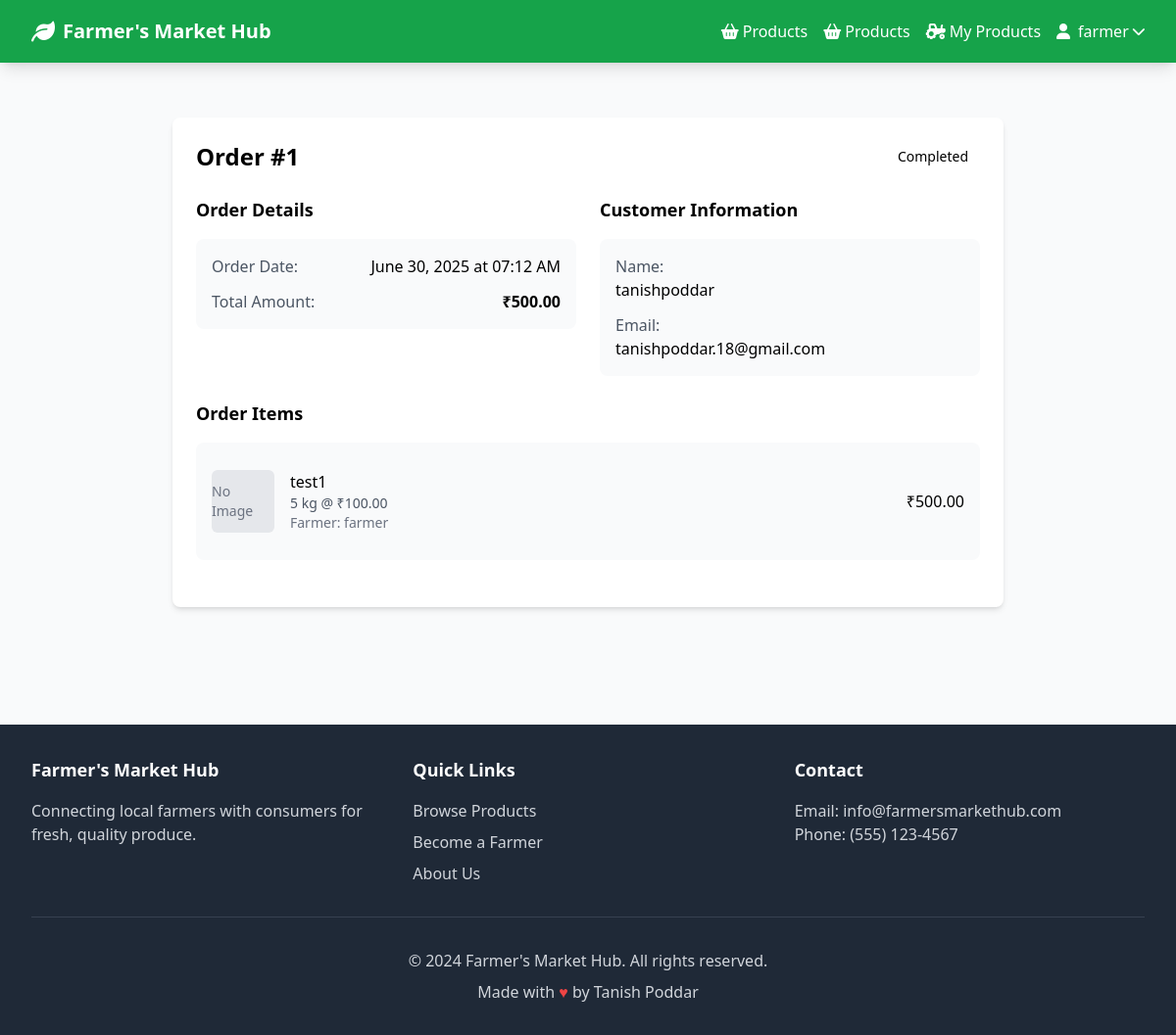
/order/1 (signed in), run on the app's committed database.
### app/models.py (models this page shows, shortened)
class User(UserMixin, db.Model):
    id = db.Column(db.Integer, primary_key=True)
    username = db.Column(db.String(80), unique=True, nullable=False)
    email = db.Column(db.String(120), unique=True, nullable=False)
    password_hash = db.Column(db.String(128))
    role = db.Column(db.Enum(UserRole), default=UserRole.BUYER)
    is_approved = db.Column(db.Boolean, default=False)
    is_blocked = db.Column(db.Boolean, default=False)
    location = db.Column(db.String(200))
    phone = db.Column(db.String(20))
    created_at = db.Column(db.DateTime, default=datetime.utcnow)
    products = db.relationship('Product', backref='farmer', lazy=True)
    orders_as_buyer = db.relationship('Order', foreign_keys='Order.buyer_id', backref='buyer', lazy=True)
    orders_as_farmer = db.relationship('Order', foreign_keys='Order.farmer_id', backref='farmer', lazy=True)
    def is_farmer(self):
        return self.role == UserRole.FARMER
    def is_admin(self):
        return self.role == UserRole.ADMIN

class Order(db.Model):
    id = db.Column(db.Integer, primary_key=True)
    buyer_id = db.Column(db.Integer, db.ForeignKey('user.id'), nullable=False)
    farmer_id = db.Column(db.Integer, db.ForeignKey('user.id'), nullable=False)
    status = db.Column(db.Enum(OrderStatus), default=OrderStatus.PENDING)
    total_price = db.Column(db.Float, default=0.0)
    delivery_type = db.Column(db.Enum(DeliveryType), default=DeliveryType.PICKUP)
    delivery_address = db.Column(db.Text)
    delivery_fee = db.Column(db.Float, default=0.0)
    notes = db.Column(db.Text)
    created_at = db.Column(db.DateTime, default=datetime.utcnow)
    updated_at = db.Column(db.DateTime, default=datetime.utcnow, onupdate=datetime.utcnow)
    items = db.relationship('OrderItem', backref='order', lazy=True, cascade='all, delete-orphan')
    @property
    def total(self):
        return sum(item.price * item.quantity for item in self.items)

class OrderItem(db.Model):
    id = db.Column(db.Integer, primary_key=True)
    order_id = db.Column(db.Integer, db.ForeignKey('order.id'), nullable=False)
    product_id = db.Column(db.Integer, db.ForeignKey('product.id'), nullable=False)
    quantity = db.Column(db.Integer, nullable=False)
    price = db.Column(db.Float, nullable=False)  # Price at time of order

class Product(db.Model):
    id = db.Column(db.Integer, primary_key=True)
    name = db.Column(db.String(100), nullable=False)
    description = db.Column(db.Text)
    price = db.Column(db.Float, nullable=False)
    quantity = db.Column(db.Integer, default=0)
    unit = db.Column(db.String(20), default='piece')
    organic = db.Column(db.Boolean, default=False)
    image = db.Column(db.String(200))
    available = db.Column(db.Boolean, default=True)
    pickup_available = db.Column(db.Boolean, default=True)
    delivery_available = db.Column(db.Boolean, default=False)
    delivery_fee = db.Column(db.Float, default=0.0)
    category = db.Column(db.String(50))
    farmer_id = db.Column(db.Integer, db.ForeignKey('user.id'), nullable=False)
    created_at = db.Column(db.DateTime, default=datetime.utcnow)
    updated_at = db.Column(db.DateTime, default=datetime.utcnow, onupdate=datetime.utcnow)
    order_items = db.relationship('OrderItem', backref='product', lazy=True)

### app/routes/orders.py (the view)
@orders_bp.route('/order/<int:order_id>')
@login_required
def order_detail(order_id):
    order = Order.query.get_or_404(order_id)
    if current_user.role == UserRole.BUYER and order.buyer_id != current_user.id:
        flash('Access denied.', 'error')
        return redirect(url_for('orders.my_orders'))
    if current_user.role == UserRole.FARMER and order.farmer_id != current_user.id:
        flash('Access denied.', 'error')
        return redirect(url_for('orders.my_orders'))
    return render_template('orders/order_detail.html', order=order)

### app/models.py (called while the page is built)
@login_manager.user_loader
def load_user(user_id):
    return User.query.get(int(user_id))

### app/templates/orders/order_detail.html (shortened to what this page needs)
{% extends 'base.html' %}
{% block content %}
<div class="max-w-4xl mx-auto p-6">
    <div class="bg-white rounded-lg shadow-md p-6">
        <div class="flex justify-between items-center mb-6">
            <h1 class="text-2xl font-bold">Order #{{ order.id }}</h1>
            <span id="order-status" class="px-3 py-1 rounded-full text-sm font-medium
                ">
                {{ order.status.value.title() }}
            </span>
        </div>
        <div class="grid grid-cols-1 md:grid-cols-2 gap-6">
            <div>
                <h2 class="text-lg font-semibold mb-4">Order Details</h2>
                <div class="bg-gray-50 rounded-lg p-4 space-y-3">
                    <div class="flex justify-between">
                        <span class="text-gray-600">Order Date:</span>
                        <span>{{ order.created_at.strftime('%B %d, %Y at %I:%M %p') }}</span>
                    </div>
                    <div class="flex justify-between">
                        <span class="text-gray-600">Total Amount:</span>
                        <span class="font-semibold">₹{{ "%.2f"|format(order.total) }}</span>
                    </div>
                </div>
            </div>
            <div>
                <h2 class="text-lg font-semibold mb-4">Customer Information</h2>
                <div class="bg-gray-50 rounded-lg p-4 space-y-3">
                    <div>
                        <span class="text-gray-600">Name:</span>
                        <p>{{ order.buyer.username }}</p>
                    </div>
                    <div>
                        <span class="text-gray-600">Email:</span>
                        <p>{{ order.buyer.email }}</p>
                    </div>
                </div>
            </div>
        </div>
        <div class="mt-6">
            <h2 class="text-lg font-semibold mb-4">Order Items</h2>
            <div class="bg-gray-50 rounded-lg p-4">
                {% for item in order.items %}
                <div class="flex items-center justify-between py-3 border-b border-gray-200 last:border-b-0">
                    <div class="flex items-center space-x-4">
                        {% if item.product.image %}
                        <img src="{{ url_for('static', filename='uploads/' + item.product.image) }}" alt="{{ item.product.name }}" class="w-16 h-16 object-cover rounded-md">
                        {% else %}
                        <div class="w-16 h-16 bg-gray-200 rounded-md flex items-center justify-center">
                            <span class="text-gray-500 text-sm">No Image</span>
                        </div>
                        {% endif %}
                        <div>
                            <h3 class="font-medium">{{ item.product.name }}</h3>
                            <p class="text-sm text-gray-600">{{ item.quantity }} {{ item.product.unit }} @ ₹{{ "%.2f"|format(item.product.price) }}</p>
                            <p class="text-sm text-gray-500">Farmer: {{ item.product.farmer.username }}</p>
                        </div>
                    </div>
                    <div class="text-right">
                        <p class="font-medium">₹{{ "%.2f"|format(item.quantity * item.product.price) }}</p>
                    </div>
                </div>
                {% endfor %}
            </div>
        </div>
    </div>
</div>
{% endblock %}

### app/templates/base.html (shortened to what this page needs)
<!DOCTYPE html>
<html lang="en">
<head>
    <script src="https://cdn.tailwindcss.com"></script>
    <link rel="stylesheet" href="https://cdnjs.cloudflare.com/ajax/libs/font-awesome/6.0.0/css/all.min.css">
</head>
<body class="bg-gray-50 min-h-screen">
    <nav class="bg-green-600 text-white shadow-lg">
        <div class="max-w-7xl mx-auto px-4 sm:px-6 lg:px-8">
            <div class="flex justify-between h-16">
                <div class="flex items-center">
                    <a href="{{ url_for('main.index') }}" class="flex items-center space-x-2">
                        <i class="fas fa-leaf text-2xl"></i>
                        <span class="text-xl font-bold">Farmer's Market Hub</span>
                    </a>
                </div>
                <div class="flex items-center space-x-4">
                    <a href="{{ url_for('main.products') }}" class="hover:text-green-200 transition-colors">
                        <i class="fas fa-shopping-basket mr-1"></i>Products
                    </a>
                    {% if current_user.is_authenticated %}
                        {% if current_user.is_admin() %}
                            <a href="{{ url_for('admin.dashboard') }}" class="hover:text-green-200 transition-colors">
                                <i class="fas fa-cog mr-1"></i>Admin
                            </a>
                            <div class="relative" id="profile-dropdown">
                                <button id="profile-dropdown-btn" type="button" class="flex items-center space-x-1 hover:text-green-200 transition-colors focus:outline-none">
                                    <i class="fas fa-user mr-1"></i>
                                    <span>{{ current_user.username }}</span>
                                    <i class="fas fa-chevron-down text-sm"></i>
                                </button>
                                <div id="profile-dropdown-menu" class="absolute right-0 mt-2 w-48 bg-white rounded-md shadow-lg py-1 z-50 hidden">
                                    <a href="{{ url_for('auth.logout') }}" class="block px-4 py-2 text-gray-800 hover:bg-gray-100">
                                        <i class="fas fa-sign-out-alt mr-2"></i>Logout
                                    </a>
                                </div>
                            </div>
                        {% else %}
                            <a href="{{ url_for('main.products') }}" class="hover:text-green-200 transition-colors">
                                <i class="fas fa-shopping-basket mr-1"></i>Products
                            </a>
                            {% if current_user.is_farmer() %}
                                <a href="{{ url_for('products.farmer_products') }}" class="hover:text-green-200 transition-colors">
                                    <i class="fas fa-tractor mr-1"></i>My Products
                                </a>
                            {% endif %}
                            <div class="relative" id="profile-dropdown">
                                <button id="profile-dropdown-btn" type="button" class="flex items-center space-x-1 hover:text-green-200 transition-colors focus:outline-none">
                                    <i class="fas fa-user mr-1"></i>
                                    <span>{{ current_user.username }}</span>
                                    <i class="fas fa-chevron-down text-sm"></i>
                                </button>
                            </div>
                        {% endif %}
                    {% endif %}
                </div>
            </div>
        </div>
    </nav>
    <main class="max-w-7xl mx-auto px-4 sm:px-6 lg:px-8 py-8">
        {% block content %}{% endblock %}
    </main>
    <footer class="bg-gray-800 text-white mt-16">
        <div class="max-w-7xl mx-auto px-4 sm:px-6 lg:px-8 py-8">
            <div class="grid grid-cols-1 md:grid-cols-3 gap-8">
                <div>
                    <h3 class="text-lg font-semibold mb-4">Farmer's Market Hub</h3>
                    <p class="text-gray-300">Connecting local farmers with consumers for fresh, quality produce.</p>
                </div>
                <div>
                    <h3 class="text-lg font-semibold mb-4">Quick Links</h3>
                    <ul class="space-y-2">
                        <li><a href="{{ url_for('main.products') }}" class="text-gray-300 hover:text-white">Browse Products</a></li>
                        <li><a href="{{ url_for('main.become_farmer') }}" class="text-gray-300 hover:text-white">Become a Farmer</a></li>
                        <li><a href="{{ url_for('main.about') }}" class="text-gray-300 hover:text-white">About Us</a></li>
                    </ul>
                </div>
                <div>
                    <h3 class="text-lg font-semibold mb-4">Contact</h3>
                    <p class="text-gray-300">Email: info@farmersmarkethub.com</p>
                    <p class="text-gray-300">Phone: (555) 123-4567</p>
                </div>
            </div>
            <div class="border-t border-gray-700 mt-8 pt-8 text-center text-gray-300">
                <p>&copy; 2024 Farmer's Market Hub. All rights reserved.</p>
                <p class="mt-2">Made with <span class="text-red-500">&hearts;</span> by Tanish Poddar</p>
            </div>
        </div>
    </footer>
</body>
</html>

### data on the page
User: username "farmer"
Order: id "1", status.value "Completed", created_at "June 30, 2025 at 07:12 AM"
OrderItem: total "500.00", product.name "test1", quantity "5", product.unit "kg", product.farmer.username "farmer", item.quantity*item.product.price "500.00"
User: buyer.username "tanishpoddar", buyer.email "tanishpoddar.18@gmail.com"
Product: product.price "100.00"
